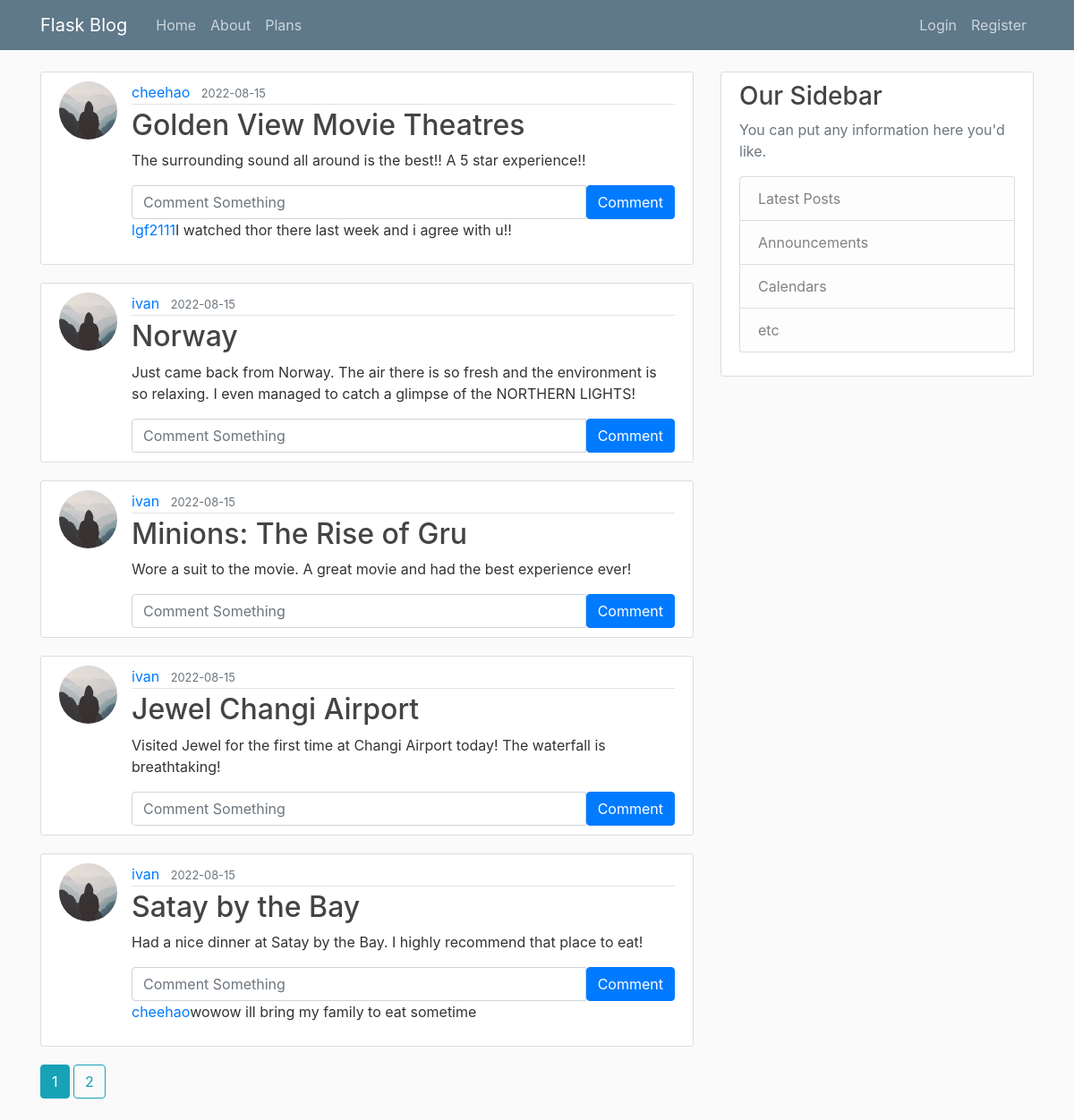
The page /home on the database its author committed.
### flaskblog/models.py (models this page shows, shortened)
class Post(db.Model):
    id = db.Column(db.Integer, primary_key=True)
    title = db.Column(db.String(100), nullable=False)
    date_posted = db.Column(db.DateTime, nullable=False, default=datetime.utcnow)
    content = db.Column(db.Text, nullable=False)
    user_id = db.Column(db.Integer, db.ForeignKey('user.id'), nullable=False)
    comments = db.relationship('Comment', lazy=True)

class User(db.Model, UserMixin):
    id = db.Column(db.Integer, primary_key=True)
    username = db.Column(db.String(20), unique=True, nullable=False)
    is_premium = db.Column(db.Boolean, nullable=False, default=False)
    role_id = db.Column(db.Integer, db.ForeignKey('role.id'), nullable=False, default=1)
    email = db.Column(db.String(120), unique=True, nullable=False)
    image_file = db.Column(db.String(20), nullable=False, default='default.jpg')
    encrypted_password = db.Column(db.Text, nullable=False)
    nonce = db.Column(db.Text, nullable=False)
    tag = db.Column(db.Text, nullable=False)
    login_attempt = db.Column(db.Integer, nullable=False, default=0)
    posts = db.relationship('Post', backref='author', lazy=True)
    mfa = db.Column(db.Boolean, default=False, nullable=False)
    comments = db.relationship('Comment', backref='user', lazy=True)
    logout_time = db.Column(db.DateTime)

class Comment(db.Model):
    id = db.Column(db.Integer, primary_key=True)
    text = db.Column(db.String(200), nullable=False)
    date_posted = db.Column(db.DateTime, nullable=False, default=datetime.utcnow)
    post_id = db.Column(db.Integer, db.ForeignKey('post.id'), nullable=False)
    user_id = db.Column(db.Integer, db.ForeignKey('user.id'), nullable=False)

### flaskblog/main/routes.py (the view)
@main.route("/")
@main.route("/home")
@csp_header({'script-src':"'self'"})
def home():
    page = request.args.get('page', 1, type=int)
    posts = Post.query.order_by(Post.date_posted.desc()).paginate(page=page, per_page=5)
    return render_template('main/home.html', posts=posts)

### flaskblog/main/routes.py (called while the page is built)
@main.after_request
def add_security_headers(resp):
    resp.headers['Content-Security-Policy']="script-src 'self'; script-src-elem https://checkout.stripe.com/checkout.js"
    return resp

### run.py (called while the page is built, shortened)
@app.before_request
def before_request():
    session.permanent = True
    app.permanent_session_lifetime = timedelta(minutes=10)
    session.modified = True
    g.user = current_user

### flaskblog/templates/main/home.html
{% extends "layout.html" %}
{% block content %}
    {% for post in posts.items %}
        <article class="media content-section">
          <img class="rounded-circle article-img" src="{{ url_for('static', filename='profile_pics/' + post.author.image_file) }}">
          <div class="media-body">
            <div class="article-metadata">
              <a class="mr-2" href="{{ url_for('users.user_posts', username=post.author.username) }}">{{ post.author.username }}</a>
              <small class="text-muted">{{ post.date_posted.strftime('%Y-%m-%d') }}</small>
            </div>
            <h2><a class="article-title" href="{{ url_for('posts.post', post_id=post.id) }}">{{ post.title }}</a></h2>
            <p class="article-content">{{ post.content }}</p>
            <div class="">
              <form class="input-group md-3" method="POST" action="{{ url_for('posts.new_comment', post_id=post.id) }}">
                <input type="text" id="text" name="text" class="form-control" placeholder="Comment Something"/>
                <button type="submit" class="btn btn-primary">Comment</button>
              </form>
              {% for comment in post.comments %}
                <div class="d-flex">
                  <a class="me-5" href="{{ url_for('users.user_posts', username=comment.user.username) }}">
                    {{ comment.user.username }}
                  </a>
                  <p class="">
                    {{ comment.text | safe}}
                  </p>
                </div>
              {% endfor %}
            </div>
          </div>
        </article>
    {% endfor %}
    {% for page_num in posts.iter_pages(left_edge=1, right_edge=1, left_current=1, right_current=2) %}
      {% if page_num %}
        {% if posts.page == page_num %}
          <a class="btn btn-info mb-4" href="{{ url_for('main.home', page=page_num) }}">{{ page_num }}</a>
        {% else %}
          <a class="btn btn-outline-info mb-4" href="{{ url_for('main.home', page=page_num) }}">{{ page_num }}</a>
        {% endif %}
      {% else %}
        ...
      {% endif %}
    {% endfor %}
{% endblock content %}

### flaskblog/templates/layout.html (shortened to what this page needs)
<!DOCTYPE html>
<html>
<head>
    <link rel="stylesheet" href="https://maxcdn.bootstrapcdn.com/bootstrap/4.0.0/css/bootstrap.min.css">
    <link rel="stylesheet" type="text/css" href="{{ url_for('static', filename='main.css') }}">
</head>
<body>
    <header class="site-header">
      <nav class="navbar navbar-expand-md navbar-dark bg-steel fixed-top">
        <div class="container">
          <a class="navbar-brand mr-4" href="/">Flask Blog</a>
          <div class="collapse navbar-collapse" id="navbarToggle">
            <div class="navbar-nav mr-auto">
              <a class="nav-item nav-link" href="{{ url_for('main.home') }}">Home</a>
              <a class="nav-item nav-link" href="{{ url_for('main.about') }}">About</a>
              <a class="nav-item nav-link" href="{{ url_for('main.plans') }}">Plans</a>
            </div>
            <div class="navbar-nav">
              {% if current_user.is_authenticated %}
                <a class="nav-item nav-link" href="{{ url_for('posts.new_post') }}">New Post</a>
                <a class="nav-item nav-link" href="{{ url_for('users.account') }}">Account</a>
                <a class="nav-item nav-link" href="{{ url_for('users.logout') }}">Logout</a>
              {% else %}
                <a class="nav-item nav-link" href="{{ url_for('users.login') }}">Login</a>
                <a class="nav-item nav-link" href="{{ url_for('users.register') }}">Register</a>
              {% endif %}
            </div>
          </div>
        </div>
      </nav>
    </header>
    <main role="main" class="container">
      <div class="row">
        <div class="col-md-8">
          {% block content %}{% endblock %}
        </div>
        <div class="col-md-4">
          <div class="content-section">
            <h3>Our Sidebar</h3>
            <p class='text-muted'>You can put any information here you'd like.
              <ul class="list-group">
                <li class="list-group-item list-group-item-light">Latest Posts</li>
                <li class="list-group-item list-group-item-light">Announcements</li>
                <li class="list-group-item list-group-item-light">Calendars</li>
                <li class="list-group-item list-group-item-light">etc</li>
              </ul>
            </p>
          </div>
        </div>
      </div>
    </main>
</body>
</html>

### flaskblog/static/main.css (style rules this page uses)
body { background: #fafafa; color: #333333; margin-top: 5rem; }
h1, h2, h3, h4, h5, h6 { color: #444444; }
.bg-steel { background-color: #5f788a; }
.site-header .navbar-nav .nav-link { color: #cbd5db; }
.content-section { background: #ffffff; padding: 10px 20px; border: 1px solid #dddddd; border-radius: 3px; margin-bottom: 20px; }
.article-title { color: #444444; }
.article-content { white-space: pre-line; }
.article-img { height: 65px; width: 65px; margin-right: 16px; }
.article-metadata { padding-bottom: 1px; margin-bottom: 4px; border-bottom: 1px solid #e3e3e3 }

### rows shown on the page
Post: image_file (placeholder picture), author.username "cheehao", date_posted "2022-08-15", title "Golden View Movie Theatres", content "The surrounding sound all around is the best!! A 5 star experience!!"
Comment: user.username "lgf2111", text "I watched thor there last week and i agree with u!!"
Post: image_file (placeholder picture), author.username "ivan", date_posted "2022-08-15", title "Norway", content "Just came back from Norway. The air there is so fresh and the environment is so relaxing. I even managed to catch a glimpse of the NORTHERN LIGHTS!"
Post: image_file (placeholder picture), author.username "ivan", date_posted "2022-08-15", title "Minions: The Rise of Gru", content "Wore a suit to the movie. A great movie and had the best experience ever!"
Post: image_file (placeholder picture), author.username "ivan", date_posted "2022-08-15", title "Jewel Changi Airport", content "Visited Jewel for the first time at Changi Airport today! The waterfall is breathtaking!"
Post: image_file (placeholder picture), author.username "ivan", date_posted "2022-08-15", title "Satay by the Bay", content "Had a nice dinner at Satay by the Bay. I highly recommend that place to eat!"
Comment: user.username "cheehao", text "wowow ill bring my family to eat sometime"

### other values the page prints
{{ page_num }} "1"
{{ page_num }} "2"
